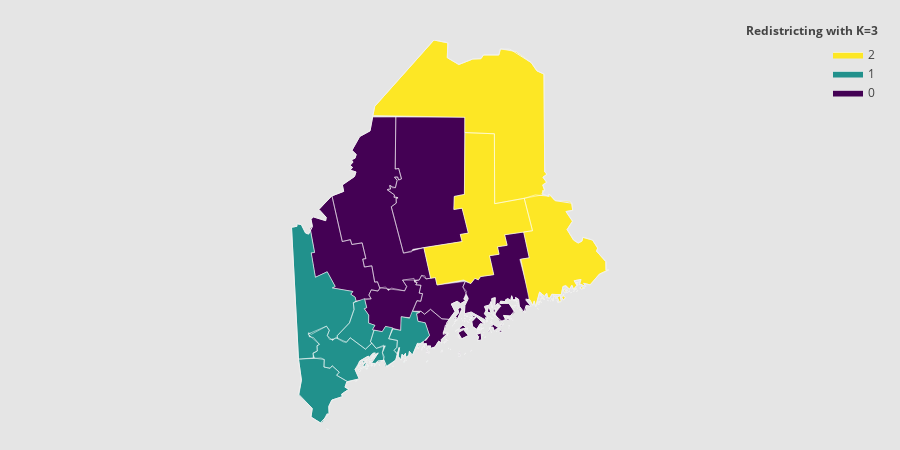

Notebook code cell kept with this figure:
### Markdown cell above
![Maine Redistricting K=2](MaineK2.png)

### Code cell
fig = ff.create_choropleth(
    fips=fips,
    values=new_label_results,
    scope=["Maine"],
    show_state_data=True,
    round_legend_values=True,
    plot_bgcolor="rgb(229,229,229)",
    paper_bgcolor="rgb(229,229,229)",
    legend_title="Redistricting with K=3",
    county_outline={"color": "rgb(255,255,255)", "width": 0.5},
    exponent_format=True,
)
fig.layout.template = None
fig.show()

### Figure 1 — Plotly figure (JSON) as saved in the notebook; plotly's stock layout.template omitted (floating-point values rounded to 4 significant figures; data arrays with more than 128 entries replaced by an {"elided": "..."} marker saying what was removed)
{"data": [{"fill": "toself", "fillcolor": "rgb(68, 1, 84)", "hoverinfo": "none", "line": {"color": "rgb(255,255,255)", "width": 0.5}, "mode": "lines", "name": "0", "type": "scatter", "x": {"elided": "999 float values"}, "y": {"elided": "999 float values"}}, {"fill": "toself", "fillcolor": "rgb(33, 145, 140)", "hoverinfo": "none", "line": {"color": "rgb(255,255,255)", "width": 0.5}, "mode": "lines", "name": "1", "type": "scatter", "x": {"elided": "387 float values"}, "y": {"elided": "387 float values"}}, {"fill": "toself", "fillcolor": "rgb(253, 231, 37)", "hoverinfo": "none", "line": {"color": "rgb(255,255,255)", "width": 0.5}, "mode": "lines", "name": "2", "type": "scatter", "x": {"elided": "427 float values"}, "y": {"elided": "427 float values"}}, {"hoverinfo": "text", "legendgroup": "centroids", "marker": {"color": "white", "opacity": 0}, "mode": "markers", "name": "US Counties", "selected": {"marker": {"color": "white", "opacity": 1, "size": 3}}, "showlegend": false, "text": {"elided": "223 str values"}, "type": "scatter", "unselected": {"marker": {"opacity": 0}}, "x": [[-70.61], [-70.71], [-67.3], [-67.33], [-67.33], [-67.35], [-67.35], [-67.36], [-67.36], [-67.36], [-67.37], [-67.39], [-67.39], [-67.39], [-67.41], [-67.43], [-67.44], [-67.46], [-67.47], [-67.48], [-67.49], [-67.5], [-67.53], [-67.51], [-67.54], [-67.6], [-67.61], [-67.59], [-67.62], [-67.63], [-67.64], [-67.66], [-67.66], [-67.67], [-67.67], [-67.67], [-67.67], [-67.7], [-67.71], [-67.74], [-67.75], [-67.75], [-67.76], [-67.76], [-67.79], [-67.8], [-67.81], [-67.82], [-67.83], [-67.83], [-67.83], [-67.84], [-67.85], [-67.87], [-67.86], [-67.63], [-68.9], [-68.94], [-68.96], [-68.95], [-69.15], [-69.76], [-69.85], [-69.31], [-69.39], [-69.43], [-69.43], [-69.59], [-69.6], [-69.61], [-69.63], [-69.54], [-68.56], [-68.58], [-68.59], [-68.65], [-68.63], [-68.74], [-68.79], [-68.8], [-68.82], [-68.82], [-68.89], [-68.89], [-68.89], [-68.9], [-68.84], [-68.91], [-68.87], [-68.96], [-68.98], [-69.01], [-69.03], [-69.04], [-69.05], [-69.05], [-69.07], [-69.07], [-69.08], [-69.08], [-69.13], [-69.22], [-69.29], [-69.29], [-69.31], [-69.31], [-69.31], [-69.35], [-69.38], [-69.23], [-68.03], [-68.1], [-68.13], [-68.13], [-68.14], [-68.15], [-68.16], [-68.18], [-68.18], [-68.18], [-68.19], [-68.2], [-68.2], [-68.21], [-68.21], [-68.23], [-68.24], [-68.25], [-68.26], [-68.27], [-68.26], [-68.3], [-68.33], [-68.34], [-68.34], [-68.37], [-68.35], [-68.36], [-68.38], [-68.39], [-68.41], [-68.43], [-68.45], [-68.44], [-68.46], [-68.47], [-68.46], [-68.47], [-68.48], [-68.48], [-68.48], [-68.5], [-68.44], [-68.51], [-68.51], [-68.54], [-68.57], [-68.58], [-68.58], [-68.6], [-68.6], [-68.61], [-68.62], [-68.62], [-68.62], [-68.63], [-68.63], [-68.64], [-68.64], [-68.65], [-68.65], [-68.65], [-68.66], [-68.71], [-68.75], [-68.74], [-68.76], [-68.78], [-68.79], [-68.79], [-68.81], [-68.82], [-68.82], [-68.83], [-68.82], [-68.35], [-68.85], [-68.86], [-69.94], [-69.99], [-70.01], [-70.03], [-70.04], [-70.04], [-70.05], [-70.06], [-70.07], [-70.07], [-70.08], [-70.08], [-70.09], [-70.09], [-70.1], [-70.1], [-70.12], [-70.12], [-70.14], [-70.16], [-70.18], [-70.19], [-70.19], [-70.2], [-70.2], [-70.23], [-70.4], -70.21, -68.6, -70.44, -69.77, -70.76, -68.65, -69.28, -69.96], "y": [[42.98], [43.48], [44.61], [44.65], [44.68], [44.64], [44.58], [44.65], [44.57], [44.67], [44.6], [44.6], [44.57], [44.59], [44.57], [44.6], [44.56], [44.57], [44.57], [44.56], [44.6], [44.62], [44.53], [44.57], [44.5], [44.44], [44.45], [44.49], [44.46], [44.49], [44.51], [44.51], [44.53], [44.49], [44.47], [44.46], [44.48], [44.49], [44.46], [44.47], [44.46], [44.5], [44.53], [44.54], [44.48], [44.52], [44.5], [44.44], [44.53], [44.48], [44.55], [44.46], [44.45], [44.37], [44.44], [45.04], [44.32], [44.23], [44.21], [44.26], [44.51], [43.71], [43.96], [43.77], [43.96], [43.92], [43.93], [43.78], [43.8], [43.77], [43.81], [44.07], [44.04], [44.1], [44.07], [44.11], [44.05], [43.89], [44.14], [44.14], [44.14], [43.86], [44.03], [43.83], [43.86], [44.06], [44.08], [44.05], [44.15], [44.2], [44.17], [43.9], [43.91], [44.08], [44.07], [44.0], [44.01], [44.04], [43.98], [43.99], [43.88], [43.92], [43.87], [43.94], [43.91], [43.9], [43.87], [43.93], [43.91], [44.16], [44.33], [44.36], [44.41], [44.44], [44.39], [44.46], [44.41], [44.4], [44.39], [44.47], [44.4], [44.24], [44.49], [44.48], [44.4], [44.26], [44.17], [44.15], [44.27], [44.28], [44.25], [44.28], [44.2], [44.43], [44.18], [44.14], [44.11], [44.19], [44.14], [44.41], [44.11], [44.29], [44.31], [44.35], [44.26], [44.21], [44.2], [44.1], [44.22], [44.21], [44.27], [44.14], [44.16], [44.11], [44.35], [44.22], [44.21], [44.15], [44.23], [44.14], [44.18], [44.14], [44.15], [44.14], [44.12], [44.14], [44.15], [44.13], [44.13], [44.15], [44.14], [44.13], [44.21], [44.29], [44.3], [44.26], [44.24], [44.21], [44.28], [44.23], [44.29], [44.29], [44.26], [44.22], [44.24], [44.69], [44.23], [44.26], [43.73], [43.84], [43.82], [43.72], [43.8], [43.72], [43.75], [43.77], [43.79], [43.8], [43.71], [43.72], [43.73], [43.68], [43.78], [43.7], [43.71], [43.73], [43.76], [43.69], [43.74], [43.72], [43.66], [43.64], [43.68], [43.54], [43.85], 44.17, 46.66, 44.97, 44.41, 44.5, 45.4, 45.84, 45.51]}, {"hoverinfo": "text", "legendgroup": "States", "line": {"color": "rgb(240, 240, 240)", "width": 1}, "mode": "lines", "showlegend": false, "type": "scatter", "x": {"elided": "1444 float values"}, "y": {"elided": "1444 float values"}}], "layout": {"annotations": [{"showarrow": false, "text": "<b>Redistricting with K=3</b>", "x": 1, "xanchor": "right", "xref": "paper", "y": 1.05, "yref": "paper"}], "dragmode": "select", "height": 450, "hovermode": "closest", "legend": {"traceorder": "reversed", "x": 1, "xanchor": "right", "y": 1, "yanchor": "top"}, "margin": {"b": 20, "l": 20, "r": 20, "t": 40}, "paper_bgcolor": "rgb(229,229,229)", "plot_bgcolor": "rgb(229,229,229)", "width": 900, "xaxis": {"autorange": false, "fixedrange": true, "range": [-74.62, -63.41], "showgrid": false, "showticklabels": false, "zeroline": false}, "yaxis": {"autorange": false, "fixedrange": true, "range": [42.98, 47.46], "showgrid": false, "showticklabels": false, "zeroline": false}}}
